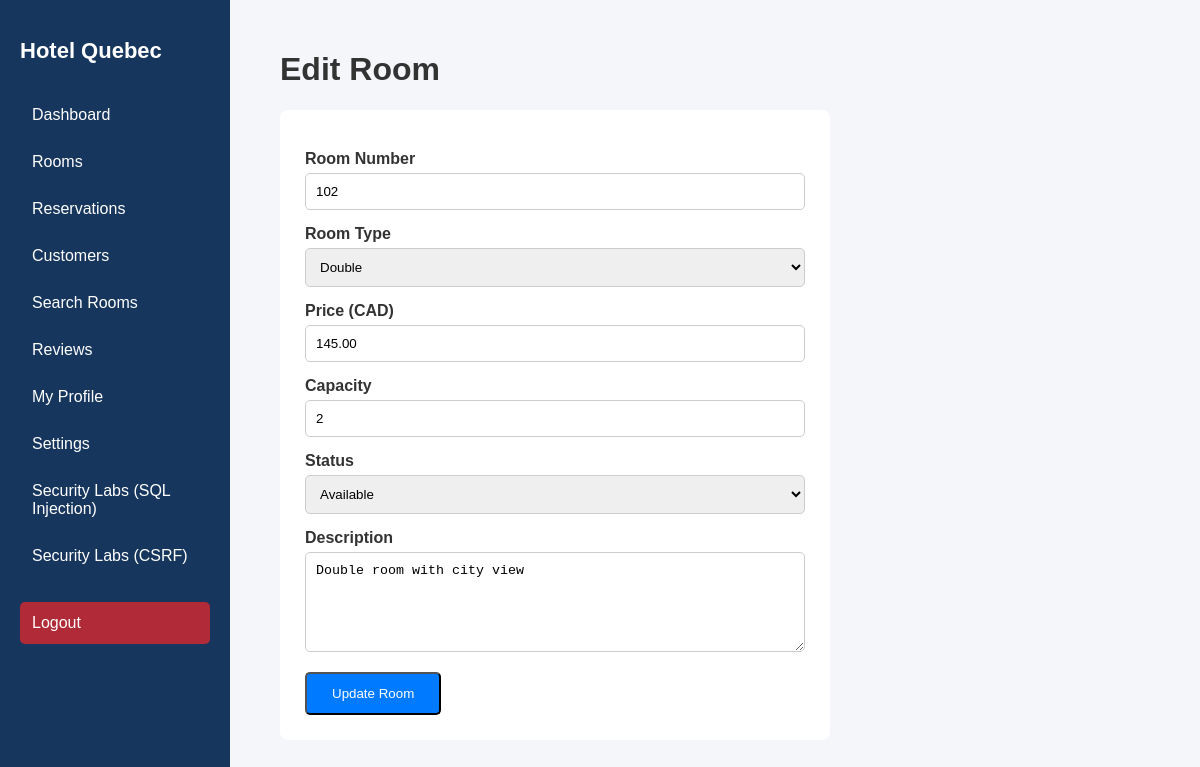
The app's page /rooms/edit.php?id=2 (signed in) with its own data.
### tables this page shows
CREATE TABLE `rooms` (
  `id` int(11) NOT NULL AUTO_INCREMENT,
  `room_number` varchar(20) NOT NULL,
  `room_type` varchar(50) NOT NULL,
  `price` decimal(10,2) NOT NULL,
  `capacity` int(11) NOT NULL DEFAULT 2,
  `status` enum('available','occupied','maintenance') NOT NULL DEFAULT 'available',
  `description` text DEFAULT NULL,
  `created_at` timestamp NULL DEFAULT current_timestamp(),
  PRIMARY KEY (`id`),
  UNIQUE KEY `room_number` (`room_number`)
);

### rooms/edit.php (the view, shortened to what this page needs)
<?php
require_once "../config/database.php";
$id = filter_input(INPUT_GET, "id", FILTER_VALIDATE_INT);
$stmt = $pdo->prepare("SELECT * FROM rooms WHERE id = ?");
$stmt->execute([$id]);
$room = $stmt->fetch(PDO::FETCH_ASSOC);
function e($value) {
    return htmlspecialchars((string)$value, ENT_QUOTES, "UTF-8");
}
?>
<!DOCTYPE html>
<html lang="en">
<head>
    <link rel="stylesheet" href="../assets/css/style.css">
</head>
<body>
<?php include "../includes/sidebar.php"; ?>
<div class="dashboard-content">
    <h1>Edit Room</h1>
    <form method="POST" class="room-form">
        <label>Room Number</label>
        <input name="room_number"
               value="<?= e($room["room_number"]) ?>" required>
        <label>Room Type</label>
        <select name="room_type">
            <?php foreach (["Single", "Double", "Suite", "Family"] as $type): ?>
                <option value="<?= e($type) ?>"
                    <?= $room["room_type"] === $type ? "selected" : "" ?>>
                    <?= e($type) ?>
                </option>
            <?php endforeach; ?>
        </select>
        <label>Price (CAD)</label>
        <input type="number" name="price" step="0.01"
               min="0.01" value="<?= e($room["price"]) ?>" required>
        <label>Capacity</label>
        <input type="number" name="capacity" min="1"
               value="<?= e($room["capacity"]) ?>" required>
        <label>Status</label>
        <select name="status">
            <?php foreach (["available", "occupied", "maintenance"] as $status): ?>
                <option value="<?= e($status) ?>"
                    <?= $room["status"] === $status ? "selected" : "" ?>>
                    <?= e(ucfirst($status)) ?>
                </option>
            <?php endforeach; ?>
        </select>
        <label>Description</label>
        <textarea name="description"><?= e($room["description"]) ?></textarea>
        <button type="submit" class="btn">Update Room</button>
    </form>
</div>
</body>
</html>

### assets/css/style.css (style rules this page uses)
* { box-sizing: border-box; }
body { margin: 0; font-family: Arial, sans-serif; background-color: #f4f6f9; color: #333; }
.btn { display: inline-block; margin-top: 20px; padding: 12px 25px; background-color: #007bff; color: white; text-decoration: none; border-radius: 5px; }
.dashboard-content { margin-left: 250px; padding: 30px; }
.room-form { max-width: 550px; background: white; padding: 25px; border-radius: 8px; }
.room-form label { display: block; margin-top: 15px; font-weight: bold; }
.room-form input, .room-form select, .room-form textarea { display: block; width: 100%; padding: 10px; margin-top: 5px; border: 1px solid #ccc; border-radius: 5px; }
.room-form textarea { min-height: 100px; }
.room-form button { margin-top: 20px; }

### records on screen
rooms: room_number "102", price "145.00", capacity "2", status "Available", description "Double room with city view"

### other values on screen
form field room_type "Double"
